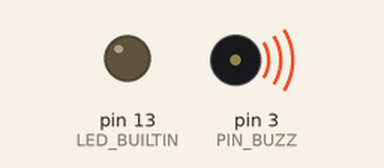
Simulated run of this sketch. Board: Arduino Uno, built with avr-gcc and run on an emulated ATmega328P. Parts: output pins drawn as LEDs (lit = HIGH), buzzer (waves = sounding).

Above: at 0.1 s.
At 29.3 s:
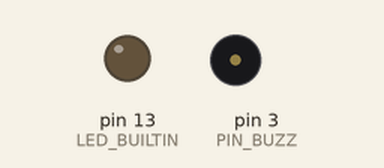
Timing chart, 0 to 30.8 s (numbered marks = the images above):
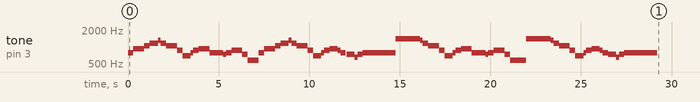

Measured:
- by itself, tone on pin 3 (PIN_BUZZ): plays 784 Hz for 0.30 s, 932 Hz for 0.60 s, 1047 Hz for 0.30 s, 1175 Hz for 0.45 s, 1319 Hz for 0.15 s, 1175 Hz for 0.30 s … (66 notes in this stretch)

The sketch:

buzz.ino
```cpp
#include "muze.h"

#define PIN_BUZZ 3

unsigned long last_time_millis, current_time_millis;

Muze muze = Muze(PIN_BUZZ);

void setup() {

  pinMode(LED_BUILTIN, OUTPUT);
  pinMode(PIN_BUZZ, OUTPUT);

  Serial.begin(115200);
  last_time_millis = millis();

  muze.setScore(GREEN_SLEEVES);
}

void loop() {
  current_time_millis = millis();
  if (current_time_millis < last_time_millis) {
    last_time_millis = current_time_millis;
    return;
  }

  muze.play();

  last_time_millis = current_time_millis;
}
```

datetime.cpp
```cpp
#include "Arduino.h"
#include "datetime.h"

unsigned long DateTime::get(){
  return _set_time + _elapsed_ms_after_set_time/1000;
}

void DateTime::set(unsigned long sec_since_epoch){
  _set_time = sec_since_epoch;
  _elapsed_ms_after_set_time = 0;
}

void DateTime::update(){
  _current_ts = millis();
  if (_current_ts < _last_ts) {
    _set_time = _set_time + _elapsed_ms_after_set_time/1000;
    _elapsed_ms_after_set_time = _current_ts + (MAX_UL - _last_ts);

  } else {
    _elapsed_ms_after_set_time += _current_ts;

  }

  _last_ts = _current_ts;
}
```

datetime.h
```cpp
#ifndef Elex_DateTime_lib
#define Elex_DateTime_lib

#include "Arduino.h"

#define MAX_UL 0xfffffffful

class DateTime {
  public:
  /*
   * 매 루프마다 반복 실행해 줄 것.
   */
    void update();
    /**
     * 현재 시간 설정 (초)
     * 기준 시간은 알아서 정할 것.
     */
    void set(unsigned long sec_since_epoch);
    /*
     * 현재 시간 (초)
     */
    unsigned long get();
  private:
    // 시간 값이 설정된 기준 시간. 오버플로가 발생한 때에도 업데이트된다.
    unsigned long _set_time;
    // 기준 시간 이후 경과한 시간 (밀리초)
    unsigned long _elapsed_ms_after_set_time;
    // 매 루프마다 업데이트됨.
    unsigned long _current_ts, _last_ts;
};

#endif
```

muze.cpp
```cpp
#include "Arduino.h"
#include "muze.h"

#define GAP_BETWEEN_NOTES 5

Melody _green_sleeves[] = {
  {NOTE_G5, NOTE_LEN_8},
  {NOTE_B5_F, NOTE_LEN_4}, {NOTE_C6, NOTE_LEN_8}, {NOTE_D6, NOTE_LEN_8_DOT}, {NOTE_E6, NOTE_LEN_16}, {NOTE_D6, NOTE_LEN_8},
  {NOTE_C6, NOTE_LEN_4}, {NOTE_A5, NOTE_LEN_8}, {NOTE_F5, NOTE_LEN_8_DOT}, {NOTE_G5, NOTE_LEN_16}, {NOTE_A5, NOTE_LEN_8},
  {NOTE_B5_F, NOTE_LEN_4}, {NOTE_G5, NOTE_LEN_8}, {NOTE_G5, NOTE_LEN_8_DOT}, {NOTE_F5_S, NOTE_LEN_16}, {NOTE_G5, NOTE_LEN_8},
  {NOTE_A5, NOTE_LEN_4}, {NOTE_F5_S, NOTE_LEN_8}, {NOTE_D5, NOTE_LEN_4}, {NOTE_G5, NOTE_LEN_8},

  {NOTE_B5_F, NOTE_LEN_4}, {NOTE_C6, NOTE_LEN_8}, {NOTE_D6, NOTE_LEN_8_DOT}, {NOTE_E6, NOTE_LEN_16}, {NOTE_D6, NOTE_LEN_8},
  {NOTE_C6, NOTE_LEN_4}, {NOTE_A5, NOTE_LEN_8}, {NOTE_F5, NOTE_LEN_8_DOT}, {NOTE_G5, NOTE_LEN_16}, {NOTE_A5, NOTE_LEN_8},
  {NOTE_B5_F, NOTE_LEN_8_DOT}, {NOTE_A5, NOTE_LEN_16}, {NOTE_G5, NOTE_LEN_8}, {NOTE_F5_S, NOTE_LEN_8_DOT}, {NOTE_E5, NOTE_LEN_16}, {NOTE_F5_S, NOTE_LEN_8},
  {NOTE_G5, NOTE_LEN_2_DOT},

  {NOTE_F6, NOTE_LEN_4_DOT}, {NOTE_F6, NOTE_LEN_8_DOT}, {NOTE_E6, NOTE_LEN_16}, {NOTE_D6, NOTE_LEN_8},
  {NOTE_C6, NOTE_LEN_4}, {NOTE_A5, NOTE_LEN_8}, {NOTE_F5, NOTE_LEN_8_DOT}, {NOTE_G5, NOTE_LEN_16}, {NOTE_A5, NOTE_LEN_8},
  {NOTE_B5_F, NOTE_LEN_4}, {NOTE_G5, NOTE_LEN_8}, {NOTE_G5, NOTE_LEN_8_DOT}, {NOTE_F5_S, NOTE_LEN_16}, {NOTE_G5, NOTE_LEN_8},
  {NOTE_A5, NOTE_LEN_4}, {NOTE_F5_S, NOTE_LEN_8}, {NOTE_D5, NOTE_LEN_4_DOT},

  {NOTE_F6, NOTE_LEN_4_DOT}, {NOTE_F6, NOTE_LEN_8_DOT}, {NOTE_E6, NOTE_LEN_16}, {NOTE_D6, NOTE_LEN_8},
  {NOTE_C6, NOTE_LEN_4}, {NOTE_A5, NOTE_LEN_8}, {NOTE_F5, NOTE_LEN_8_DOT}, {NOTE_G5, NOTE_LEN_16}, {NOTE_A5, NOTE_LEN_8},
  {NOTE_B5_F, NOTE_LEN_8_DOT}, {NOTE_A5, NOTE_LEN_16}, {NOTE_G5, NOTE_LEN_8}, {NOTE_F5_S, NOTE_LEN_8_DOT}, {NOTE_E5, NOTE_LEN_16}, {NOTE_F5_S, NOTE_LEN_8},
  {NOTE_G5, NOTE_LEN_2_DOT}
};

Melody _minions[] = {
  {NOTE_G3, NOTE_LEN_8}, {NOTE_G3, NOTE_LEN_8}, {NOTE_G3, NOTE_LEN_4}, {NOTE_G3, NOTE_LEN_16}, {NOTE_G3, NOTE_LEN_8}, {NOTE_G3, NOTE_LEN_16}, {NOTE_G3, NOTE_LEN_4},
  {NOTE_G3, NOTE_LEN_8}, {NOTE_G3, NOTE_LEN_8}, {NOTE_G3, NOTE_LEN_4}, {NOTE_G3, NOTE_LEN_16}, {NOTE_G3, NOTE_LEN_8}, {NOTE_G3, NOTE_LEN_16}, {NOTE_A5, NOTE_LEN_8}, {NOTE_B5, NOTE_LEN_8},

};

Muze::Muze(int pin){
  pinMode(pin, OUTPUT);
  _pin = pin;
}

Muze::Muze(int pin, Score score){
  pinMode(pin, OUTPUT);
  _pin = pin;
  setScore(score);
}

boolean Muze::play(){
  _current_ts = millis();

  if (_current_ts > _next_ts) {
    if (_cue < _melody_size) {
      _buzz();
      _isPlaying = true;
    } else {
      noTone(_pin);
      _isPlaying = false;
    }
  }
  return isPlaying();
}

void Muze::setTempo(unsigned int tempo){
  _tempo = tempo;
}

void Muze::setScore(Score score){
  switch (score){

    case MINIONS_0:
      break;

    case GREEN_SLEEVES:
    default:
      _melody = _green_sleeves;
      _melody_size = sizeof(_green_sleeves) / sizeof(Melody);
      _tempo = 100;
      break;
  }

  _cue = 0;
  _next_ts = 0;
  _isPlaying = false;
}

bool Muze::isPlaying(){
  return _isPlaying;
}

void Muze::_buzz() {

  long duration = _duration(_melody[_cue].len);
  tone(_pin, _melody[_cue].pitch, duration-GAP_BETWEEN_NOTES);
  _next_ts = _current_ts + duration;
  _cue ++;

}

unsigned long Muze::_duration(unsigned long len) {
  return len  * 60000 / _tempo / NOTE_LEN_4;
}
```

muze.h
```cpp
#ifndef Elex_Muze_lib
#define Elex_Muze_lib

#include "Arduino.h"

#define NOTE_B0  31
#define NOTE_C1  33
#define NOTE_C1_S 35
#define NOTE_D1_F 35
#define NOTE_D1  37
#define NOTE_D1_S 39
#define NOTE_E1_S 39
#define NOTE_E1  41
#define NOTE_F1  44
#define NOTE_F1_S 46
#define NOTE_G1_F 46
#define NOTE_G1  49
#define NOTE_G1_S 52
#define NOTE_A1_F 52
#define NOTE_A1  55
#define NOTE_A1_S 58
#define NOTE_B1_F 58
#define NOTE_B1  62
#define NOTE_C2  65
#define NOTE_C2_S 69
#define NOTE_D2_F 69
#define NOTE_D2  73
#define NOTE_D2_S 78
#define NOTE_E2_F 78
#define NOTE_E2  82
#define NOTE_F2  87
#define NOTE_F2_S 93
#define NOTE_G2_F 93
#define NOTE_G2  98
#define NOTE_G2_S 104
#define NOTE_A2_F 104
#define NOTE_A2  110
#define NOTE_A2_S 117
#define NOTE_B2_F 117
#define NOTE_B2  123
#define NOTE_C3  131
#define NOTE_C3_S 139
#define NOTE_D3_F 139
#define NOTE_D3  147
#define NOTE_D3_S 156
#define NOTE_E3_F 156
#define NOTE_E3  165
#define NOTE_F3  175
#define NOTE_F3_S 185
#define NOTE_G3_F 185
#define NOTE_G3  196
#define NOTE_G3_S 208
#define NOTE_A3_F 208
#define NOTE_A3  220
#define NOTE_A3_S 233
#define NOTE_B3_F 233
#define NOTE_B3  247
#define NOTE_C4  262
#define NOTE_C4_S 277
#define NOTE_D4_F 277
#define NOTE_D4  294
#define NOTE_D4_S 311
#define NOTE_E4_F 311
#define NOTE_E4  330
#define NOTE_F4  349
#define NOTE_F4_S 370
#define NOTE_G4_F 370
#define NOTE_G4  392
#define NOTE_G4_S 415
#define NOTE_A4_F 415
#define NOTE_A4  440
#define NOTE_A4_S 466
#define NOTE_B4_F 466
#define NOTE_B4  494
#define NOTE_C5  523
#define NOTE_C5_S 554
#define NOTE_D5_F 554
#define NOTE_D5  587
#define NOTE_D5_S 622
#define NOTE_E5_F 622
#define NOTE_E5  659
#define NOTE_F5  698
#define NOTE_F5_S 740
#define NOTE_G5_F 740
#define NOTE_G5  784
#define NOTE_G5_S 831
#define NOTE_A5_F 831
#define NOTE_A5  880
#define NOTE_A5_S 932
#define NOTE_B5_F 932
#define NOTE_B5  988
#define NOTE_C6  1047
#define NOTE_C6_S 1109
#define NOTE_D6_F 1109
#define NOTE_D6  1175
#define NOTE_D6_S 1245
#define NOTE_E6_F 1245
#define NOTE_E6  1319
#define NOTE_F6  1397
#define NOTE_F6_S 1480
#define NOTE_G6_F 1480
#define NOTE_G6  1568
#define NOTE_G6_S 1661
#define NOTE_A6_F 1661
#define NOTE_A6  1760
#define NOTE_A6_S 1865
#define NOTE_B6_F 1865
#define NOTE_B6  1976
#define NOTE_C7  2093
#define NOTE_C7_S 2217
#define NOTE_D7_F 2217
#define NOTE_D7  2349
#define NOTE_D7_S 2489
#define NOTE_E7_F 2489
#define NOTE_E7  2637
#define NOTE_F7  2794
#define NOTE_F7_S 2960
#define NOTE_G7_F 2960
#define NOTE_G7  3136
#define NOTE_G7_S 3322
#define NOTE_A7_F 3322
#define NOTE_A7  3520
#define NOTE_A7_S 3729
#define NOTE_B7_F 3729
#define NOTE_B7  3951
#define NOTE_C8  4186
#define NOTE_C8_S 4435
#define NOTE_D8_F 4435
#define NOTE_D8  4699
#define NOTE_D8_S 4978

#define NOTE_REST 0

#define NOTE_LEN_4 720
#define NOTE_LEN_2 1440 // NOTE_LEN_4 * 2
#define NOTE_LEN_1 2880 // NOTE_LEN_4 * 4
#define NOTE_LEN_8 360 // NOTE_LEN_4 / 2
#define NOTE_LEN_16 180 // NOTE_LEN_4 / 4
#define NOTE_LEN_32 90 // NOTE_LEN_4 / 8

#define NOTE_LEN_2_DOT 2160 // NOTE_LEN_2 * 1.5
#define NOTE_LEN_4_DOT 1080 // NOTE_LEN_4 * 1.5
#define NOTE_LEN_8_DOT 540 // NOTE_LEN_8 * 1.5
#define NOTE_LEN_16_DOT 270 // NOTE_LEN_16 * 1.5
#define NOTE_LEN_32_DOT 135 // NOTE_LEN_32 * 1.5

#define NOTE_LEN_4_TRIPLET 240 // NOTE_LEN_4 / 3
#define NOTE_LEN_8_TRIPLET 120 // NOTE_LEN_8 / 3
#define NOTE_LEN_16_TRIPLET 60 // NOTE_LEN_16 / 3
#define NOTE_LEN_32_TRIPLET 30 // NOTE_LEN_32 / 3
/*
   재생 가능한 곡 리스트
*/
typedef enum _Score {
  GREEN_SLEEVES = 0,
  MINIONS_0,
} Score;

/*
   음의 높이와 길이
*/
typedef struct _Melody {
  unsigned int pitch;
  unsigned int len;
} Melody;

/*
   노래하는 클래스
*/
class Muze {
  public:
    // 핀 번호
    Muze(int pin);
    // 핀 번호, 재생할 곡
    Muze(int pin, Score score);

  public:
    // 메인 루프에서 호출하면 재생된다.
    boolean play();
    // 곡의 빠르기를 지정
    void setTempo(unsigned int tempo);
    // 재생할 곡을 선
    void setScore(Score score);
    // 재생 중인가?
    bool isPlaying();

  private:
    // 핀 번호
    int _pin;
    // 음표 데이터 배열
    Melody* _melody;
    // 데이터의 크기
    unsigned int _melody_size;
    // 템포
    unsigned int _tempo = 100;
    // 데이터의 현재 재생 인덱스
    unsigned int _cue = 0;
    // 현재 시간, 다음 재생 이벤트 발생 시간
    unsigned long _current_ts = 0, _next_ts = 0;
    // 재생 중?
    bool _isPlaying;
    // 소리 발생
    void _buzz();
    // 재생 시간 계산
    unsigned long _duration(unsigned long len);
};

#endif
```
